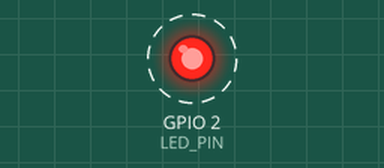
The sketch below on a simulated ESP32. Shown: output pins drawn as LEDs (lit = HIGH). Dashed ring = blinking.

Above: at 1.0 s.
Timing chart, 0 to 5.7 s (numbered marks = the images above):
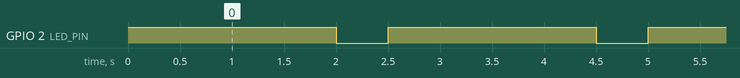

Measured:
- by itself, GPIO 2 (LED_PIN): alternates HIGH for 2.0 s and LOW for 0.50 s

The sketch:

Built-in_LED.ino
```cpp
constexpr uint8_t LED_PIN = 2;
constexpr uint16_t ON_INTERVAL = 2000;
constexpr uint16_t OFF_INTERVAL = 500;

void setup() {
  pinMode(LED_PIN, OUTPUT);
  digitalWrite(LED_PIN, HIGH);
}

bool state = true;
uint32_t lastLEDTime = 0;

void loop() {
  uint32_t currentTime = millis();
  uint16_t currentInterval = state ? ON_INTERVAL : OFF_INTERVAL;

  if (currentTime - lastLEDTime >= currentInterval) {
    lastLEDTime += currentInterval;
    state = !state;
    digitalWrite(LED_PIN, state ? HIGH : LOW);
  }
}
```
